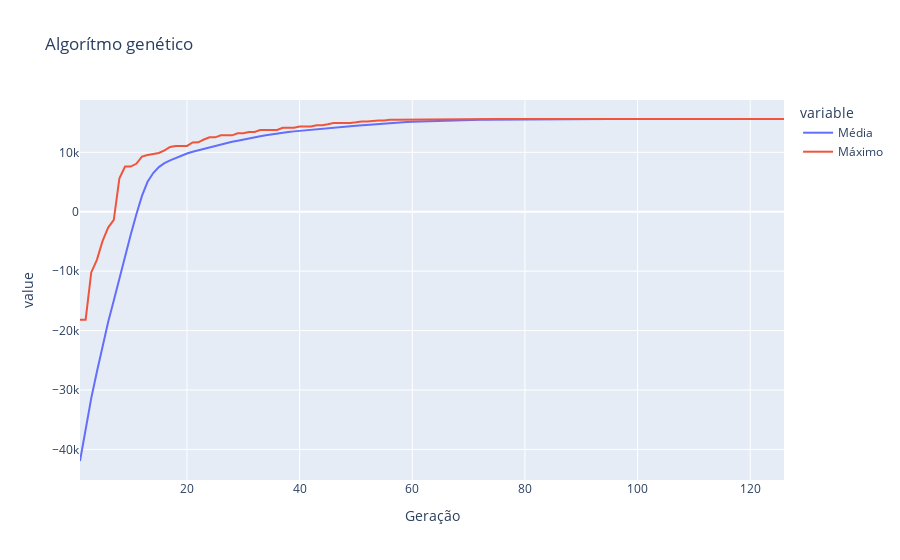

Notebook cell for this chart:
### Code cell
g = 0
max_anterior = 0
contagem = 0
lista_metricas = []

pop = inicia_populacao(numero_de_objetos, POPULATION_SIZE)

# Inicia a evoluÃ§Ã£o
for g in tqdm(range(MAX_GENERATIONS)):

    # Aplica o cruzamento nos descendentes
    descendentes = []
    for filho1, filho2 in zip(pop[::2], pop[1::2]):

        # Se uma variÃ¡vel aleatÃ³ria for menor que a taxa de cruzamento
        if random.random() < CXPB:
            # Cruza dois filhos
            filho1, filho2 = cruzamento(filho1, filho2)
        descendentes += [filho1,filho2]

    # Aplica a mutaÃ§Ã£o aos descendentes
    for index,mutante in enumerate(descendentes):

        # Se uma variÃ¡vel aleatÃ³ria for menor que a taxa de mutaÃ§Ã£o
        descendentes[index] = mutacao(mutante)


    pop_aumentada = pop + descendentes
    # Salvamos todos os fitness para as estatÃsticas
    fits = [calcula_fitness(individuo, problema, beneficios, pesos) for individuo in pop_aumentada]

    # Selecionamos a pop
    pop = seleciona_populacao(pop_aumentada, len(pop), fits)

    try:
        fits = fits[:len(pop)]
        length = len(pop)
        mean = sum(fits) / length
        sum2 = sum(x * x for x in fits)
        std = abs(sum2 / length - mean ** 2) ** 0.5
        lista_metricas.append({
            'Média': mean,
            'Mínimo': min(fits),
            'Máximo': max(fits),
            'Desvio Padrão': std,
            'Geração': g,
        })
    except ZeroDivisionError:
        pass

    maximo = max(fits)

    if maximo == max_anterior:

        contagem += 1

    else:

        contagem = 0

    if (contagem == 50):
        break

    max_anterior = maximo
    
melhor_individuo = seleciona_populacao(pop, 1, fits)[0]
fitness_melhor_individuo = calcula_fitness(melhor_individuo, problema, beneficios, pesos)


print(f'Melhor individuo: {melhor_individuo}')
print(f'Fitness melhor individuo: {fitness_melhor_individuo}')
fig = px.line(pd.DataFrame(lista_metricas[1:]), x='Geração', y=['Média', 'Máximo'], title='Algorítmo genético')
display(fig)

### Figure 1 — Plotly figure (JSON) as saved in the notebook; plotly's stock layout.template omitted (floating-point values rounded to 4 significant figures)
{"data": [{"hovertemplate": "variable=Média<br>Geração=%{x}<br>value=%{y}<extra></extra>", "legendgroup": "Média", "line": {"color": "#636efa", "dash": "solid"}, "mode": "lines", "name": "Média", "orientation": "v", "showlegend": true, "type": "scatter", "x": [1, 2, 3, 4, 5, 6, 7, 8, 9, 10, 11, 12, 13, 14, 15, 16, 17, 18, 19, 20, 21, 22, 23, 24, 25, 26, 27, 28, 29, 30, 31, 32, 33, 34, 35, 36, 37, 38, 39, 40, 41, 42, 43, 44, 45, 46, 47, 48, 49, 50, 51, 52, 53, 54, 55, 56, 57, 58, 59, 60, 61, 62, 63, 64, 65, 66, 67, 68, 69, 70, 71, 72, 73, 74, 75, 76, 77, 78, 79, 80, 81, 82, 83, 84, 85, 86, 87, 88, 89, 90, 91, 92, 93, 94, 95, 96, 97, 98, 99, 100, 101, 102, 103, 104, 105, 106, 107, 108, 109, 110, 111, 112, 113, 114, 115, 116, 117, 118, 119, 120, 121, 122, 123, 124, 125, 126], "xaxis": "x", "y": [-41950.0, -36540.0, -31370.0, -26920.0, -22610.0, -18560.0, -14950.0, -11100.0, -7437.0, -3860.0, -457.6, 2674.0, 5047.0, 6517.0, 7511.0, 8186.0, 8647.0, 9069.0, 9473.0, 9804.0, 10100.0, 10360.0, 10590.0, 10840.0, 11090.0, 11330.0, 11540.0, 11770.0, 11960.0, 12180.0, 12360.0, 12540.0, 12720.0, 12890.0, 13040.0, 13180.0, 13320.0, 13430.0, 13530.0, 13630.0, 13710.0, 13810.0, 13900.0, 13990.0, 14080.0, 14170.0, 14250.0, 14320.0, 14410.0, 14480.0, 14560.0, 14640.0, 14710.0, 14790.0, 14860.0, 14920.0, 14980.0, 15030.0, 15080.0, 15130.0, 15170.0, 15210.0, 15250.0, 15280.0, 15310.0, 15340.0, 15370.0, 15390.0, 15410.0, 15440.0, 15470.0, 15490.0, 15500.0, 15510.0, 15520.0, 15530.0, 15540.0, 15560.0, 15570.0, 15570.0, 15580.0, 15590.0, 15590.0, 15590.0, 15600.0, 15600.0, 15600.0, 15610.0, 15608, 15608, 15608, 15608, 15608, 15608, 15608, 15608, 15608, 15608, 15608, 15608, 15608, 15608, 15608, 15608, 15608, 15608, 15608, 15608, 15608, 15608, 15608, 15608, 15608, 15608, 15608, 15608, 15608, 15608, 15608, 15608, 15608, 15608, 15608, 15608, 15608, 15608], "yaxis": "y"}, {"hovertemplate": "variable=Máximo<br>Geração=%{x}<br>value=%{y}<extra></extra>", "legendgroup": "Máximo", "line": {"color": "#EF553B", "dash": "solid"}, "mode": "lines", "name": "Máximo", "orientation": "v", "showlegend": true, "type": "scatter", "x": [1, 2, 3, 4, 5, 6, 7, 8, 9, 10, 11, 12, 13, 14, 15, 16, 17, 18, 19, 20, 21, 22, 23, 24, 25, 26, 27, 28, 29, 30, 31, 32, 33, 34, 35, 36, 37, 38, 39, 40, 41, 42, 43, 44, 45, 46, 47, 48, 49, 50, 51, 52, 53, 54, 55, 56, 57, 58, 59, 60, 61, 62, 63, 64, 65, 66, 67, 68, 69, 70, 71, 72, 73, 74, 75, 76, 77, 78, 79, 80, 81, 82, 83, 84, 85, 86, 87, 88, 89, 90, 91, 92, 93, 94, 95, 96, 97, 98, 99, 100, 101, 102, 103, 104, 105, 106, 107, 108, 109, 110, 111, 112, 113, 114, 115, 116, 117, 118, 119, 120, 121, 122, 123, 124, 125, 126], "xaxis": "x", "y": [-18170, -18170, -10208, -8095, -4956, -2668, -1364, 5640, 7603, 7603, 8069, 9283, 9535, 9679, 9889, 10321, 10897, 11072, 11072, 11072, 11674, 11683, 12153, 12519, 12519, 12854, 12854, 12854, 13195, 13195, 13421, 13421, 13767, 13767, 13767, 13767, 14138, 14138, 14138, 14340, 14340, 14340, 14563, 14563, 14710, 14924, 14924, 14924, 14948, 15065, 15204, 15204, 15335, 15346, 15346, 15477, 15477, 15477, 15477, 15477, 15477, 15477, 15485, 15485, 15512, 15553, 15553, 15553, 15553, 15553, 15580, 15580, 15588, 15588, 15588, 15608, 15608, 15608, 15608, 15608, 15608, 15608, 15608, 15608, 15608, 15608, 15608, 15608, 15608, 15608, 15608, 15608, 15608, 15608, 15608, 15608, 15608, 15608, 15608, 15608, 15608, 15608, 15608, 15608, 15608, 15608, 15608, 15608, 15608, 15608, 15608, 15608, 15608, 15608, 15608, 15608, 15608, 15608, 15608, 15608, 15608, 15608, 15608, 15608, 15608, 15608], "yaxis": "y"}], "layout": {"legend": {"title": {"text": "variable"}, "tracegroupgap": 0}, "title": {"text": "Algorítmo genético"}, "xaxis": {"anchor": "y", "domain": [0, 1], "title": {"text": "Geração"}}, "yaxis": {"anchor": "x", "domain": [0, 1], "title": {"text": "value"}}}}
